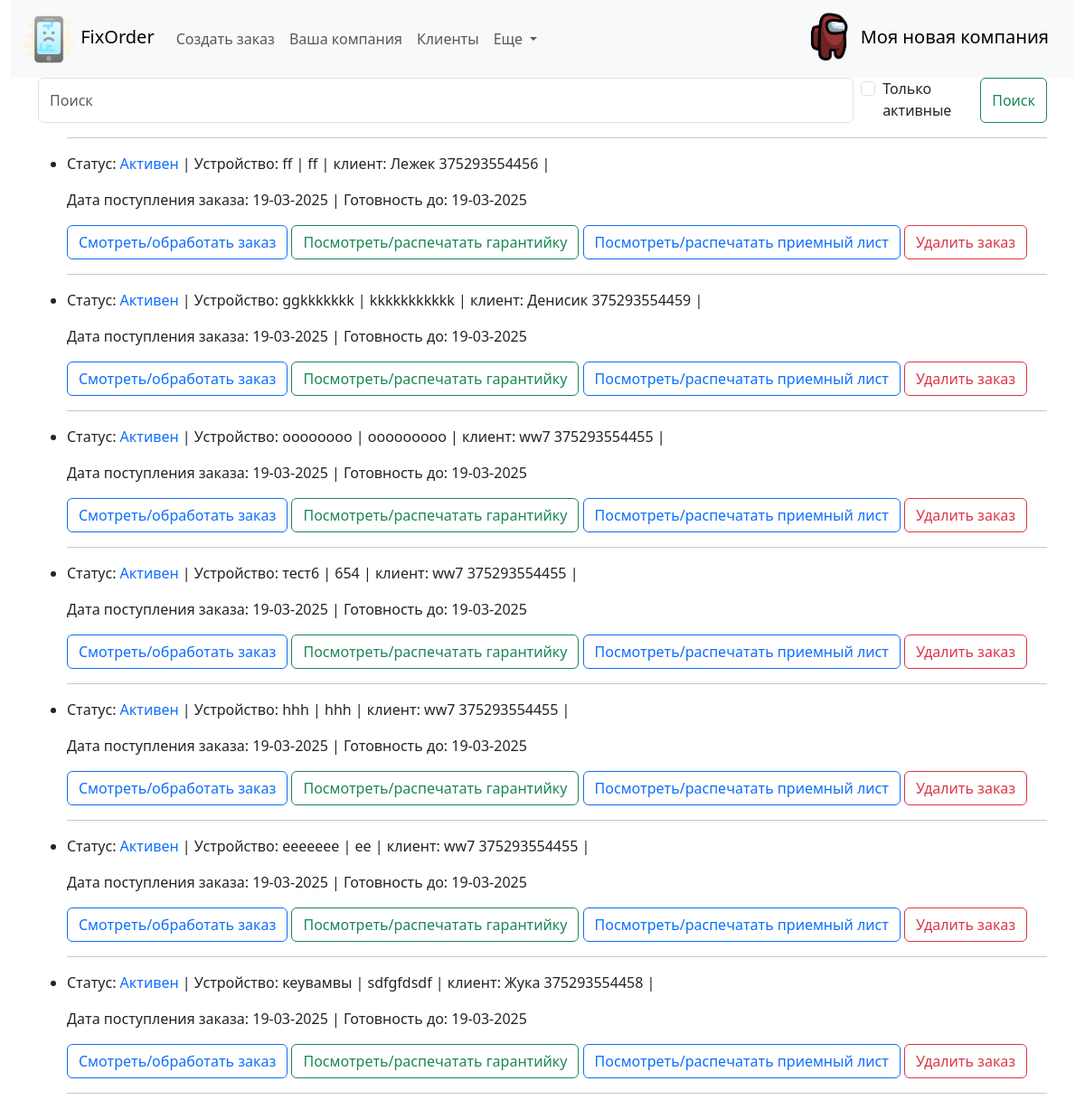
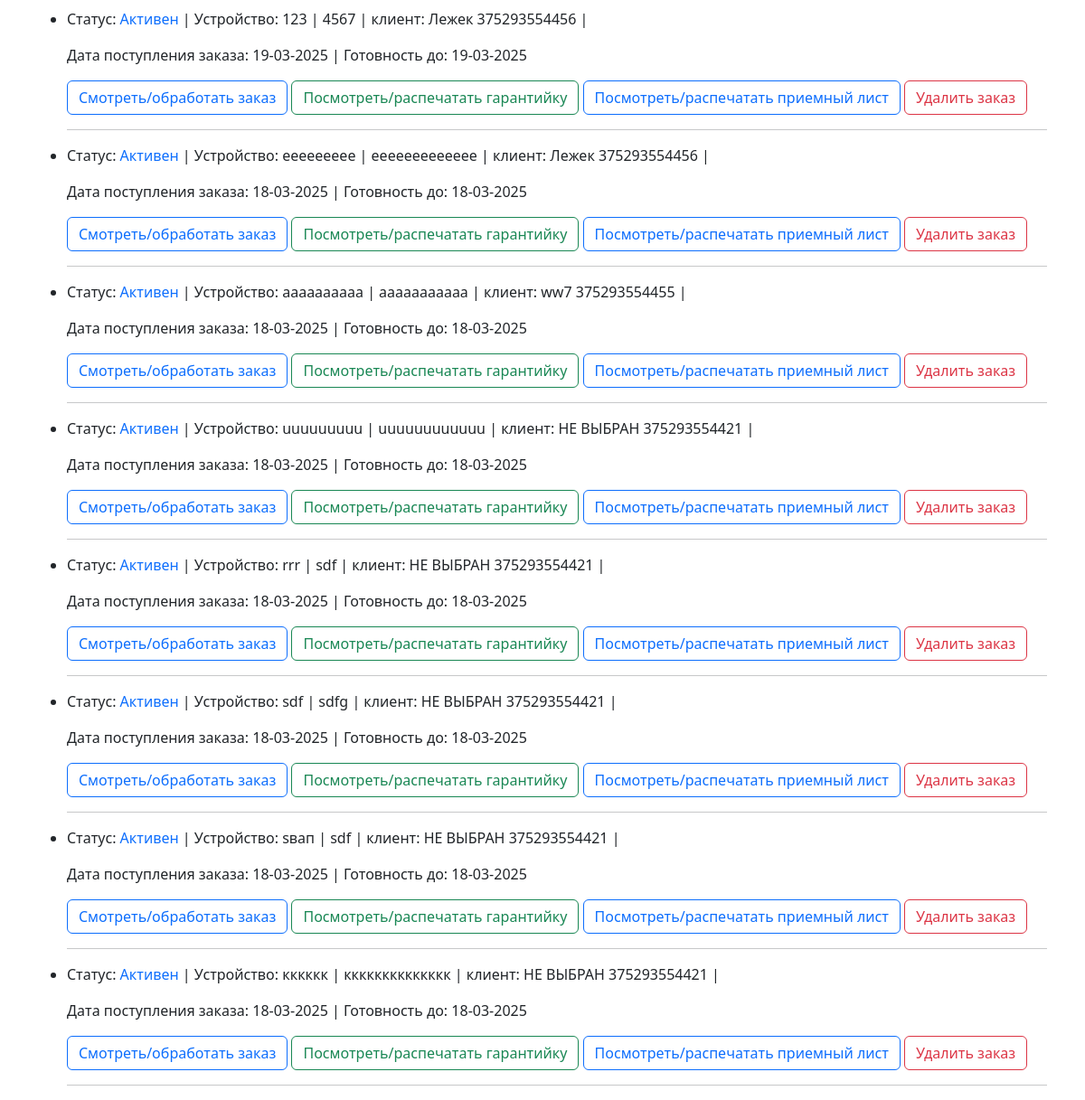
/, run on an earlier commit of the app's database (2 pictures, top to bottom).
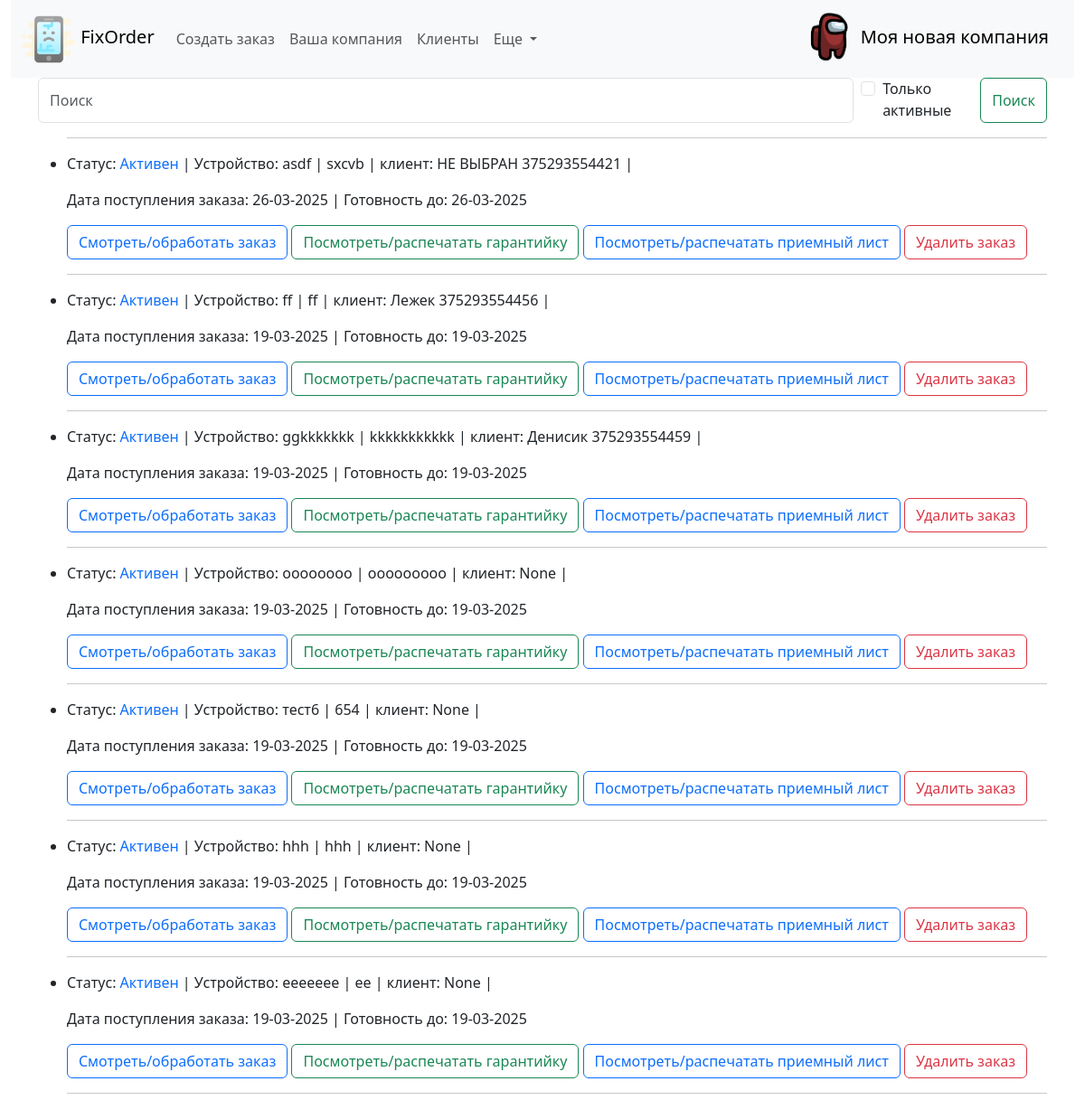
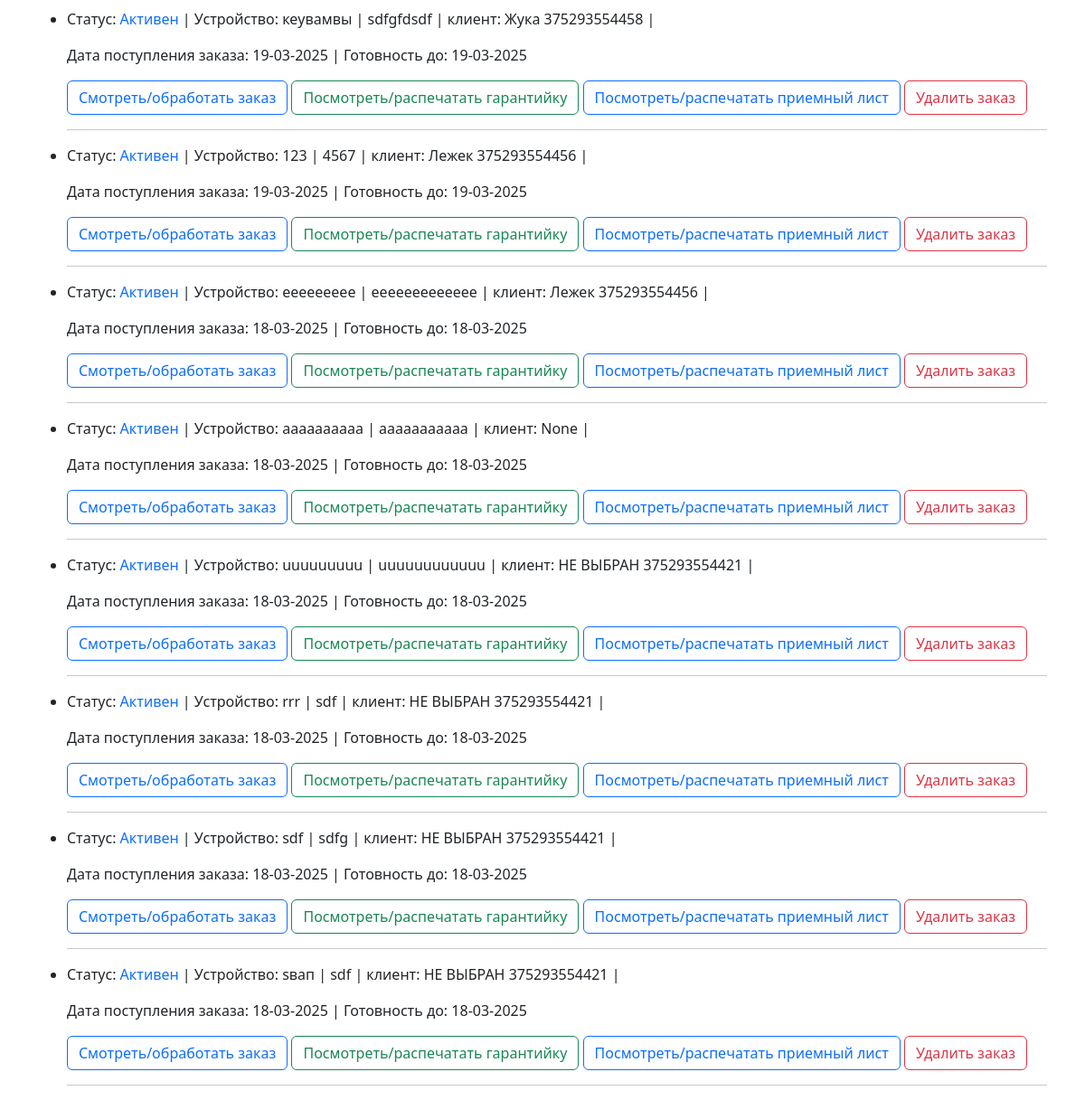
And on a later commit of the database (2 pictures, top to bottom).
### fixorder/models.py (models this page shows, shortened)
class Company(models.Model):
    brand_name = models.CharField(max_length=255, unique=True, db_index=True, verbose_name='Название компании')
    official_name = models.CharField(max_length=255, blank=True, null=True, unique=True, db_index=True, verbose_name='Юридическое наименование')
    unp = models.DecimalField(max_digits=10, decimal_places=2, blank=True, null=True, verbose_name='УНП')
    phone = models.CharField(max_length=20, unique=True, verbose_name='Контактный номер')
    phone1 = models.CharField(max_length=20, blank=True, null=True, unique=True, verbose_name='Контактный номер')
    phone2 = models.CharField(max_length=20, blank=True, null=True, unique=True, verbose_name='Контактный номер')
    telegram = models.CharField(max_length=40, blank=True, null=True, verbose_name='Telegram')
    viber = models.CharField(max_length=20, blank=True, null=True, verbose_name='Viber')
    whatsapp = models.CharField(max_length=20, blank=True, null=True, verbose_name='Whattsapp')
    email = models.EmailField(max_length=50, blank=True, null=True, verbose_name='Электронная почта')
    adress = models.CharField(max_length=255, blank=True, null=True, unique=True, db_index=True, verbose_name='Адрес')
    postal_adress = models.CharField(max_length=255, blank=True, null=True, unique=True, verbose_name='Почтовый адрес')
    official_adress = models.CharField(max_length=255, blank=True, null=True, unique=True, verbose_name='Юридический адрес')
    photo = models.ImageField(upload_to="static/img/", blank=True, null=True, verbose_name="Логотип компании")

class Order(models.Model):
    order_client = models.ForeignKey(Client, related_name='client', null=True, on_delete=models.SET_NULL, verbose_name='Клиент')
    time_create = models.DateTimeField(auto_now_add=True, verbose_name='Дата прихода')
    time_update = models.DateTimeField(auto_now=True, verbose_name='Дата изменения')
    time_demand = models.DateField(blank=True, null=True, verbose_name='Срок ремонта')
    time_away = models.DateTimeField(null=True, blank=True, verbose_name='Дата выдачи')
    device = models.CharField(max_length=255, verbose_name='Устройство')
    defect = models.TextField(max_length=400, verbose_name='Неисправность')
    device_password = models.CharField(max_length=50, blank=True, null=True, verbose_name='Пароль')
    device_exterior = models.TextField(max_length=400, blank=True, null=True, verbose_name='Внешний вид')
    initial_price = models.CharField(max_length=10, blank=True, null=True, verbose_name='Ориентировочная стоимость')
    prepaid = models.FloatField(max_length=10, blank=True, null=True, verbose_name='Предоплата')
    notes = models.TextField(max_length=500, blank=True, null=True, verbose_name='Заметки')
    total_price = models.DecimalField(max_digits=10, decimal_places=2, blank=True, default=0, verbose_name='Итоговая стоимость')
    work = models.CharField(max_length=255, blank=True, null=True, verbose_name='Выполненная работа')
    work_price = models.DecimalField(max_digits=10, decimal_places=2, blank=True, null=True, verbose_name='Цена')
    work_warranty = models.FloatField(max_length=2, blank=True, null=True, verbose_name='Гарантия')
    work1 = models.CharField(max_length=255, blank=True, null=True, verbose_name='Выполненная работа')
    work_price1 = models.DecimalField(max_digits=10, decimal_places=2, blank=True, null=True, verbose_name='Цена')
    work_warranty1 = models.FloatField(max_length=2, blank=True, null=True, verbose_name='Гарантия')
    work2 = models.CharField(max_length=255, blank=True, null=True, verbose_name='Выполненная работа')
    work_price2 = models.DecimalField(max_digits=10, decimal_places=2, blank=True, null=True, verbose_name='Цена')
    work_warranty2 = models.FloatField(max_length=2, blank=True, null=True, verbose_name='Гарантия')
    work3 = models.CharField(max_length=255, blank=True, null=True, verbose_name='Выполненная работа')
    work_price3 = models.DecimalField(max_digits=10, decimal_places=2, blank=True, null=True, verbose_name='Цена')
    work_warranty3 = models.FloatField(max_length=2, blank=True, null=True, verbose_name='Гарантия')
    work4 = models.CharField(max_length=255, blank=True, null=True, verbose_name='Выполненная работа')
    work_price4 = models.DecimalField(max_digits=10, decimal_places=2, blank=True, null=True, verbose_name='Цена')
    work_warranty4 = models.FloatField(max_length=2, blank=True, null=True, verbose_name='Гарантия')
    work5 = models.CharField(max_length=255, blank=True, null=True, verbose_name='Выполненная работа')
    work_price5 = models.DecimalField(max_digits=10, decimal_places=2, blank=True, null=True, verbose_name='Цена')
    work_warranty5 = models.FloatField(max_length=2, blank=True, null=True, verbose_name='Гарантия')
    work6 = models.CharField(max_length=255, blank=True, null=True, verbose_name='Выполненная работа')
    work_price6 = models.DecimalField(max_digits=10, decimal_places=2, blank=True, null=True, verbose_name='Цена')
    work_warranty6 = models.FloatField(max_length=2, blank=True, null=True, verbose_name='Гарантия')
    status = models.ForeignKey(OrderStatus, on_delete=models.DO_NOTHING, default = 4, related_name='related_order', verbose_name='Статус ремонта')
    conclusion = models.TextField(max_length=500, blank=True, null=True, verbose_name='Заключение мастера')
    remain_to_pay = models.DecimalField(max_digits=10, decimal_places=2, null=True, blank=True, default=0,
                                      verbose_name='Осталось оплатить')
    class Meta:
        verbose_name = 'Заказы'
        verbose_name_plural = 'Заказы'
        ordering = ['-time_create']
        indexes = [models.Index(fields=['-time_create'])
                   ]
    def get_absolute_url(self):
        return reverse('order', kwargs={'pk': self.pk})
    def get_warrantydoc_url(self):
        return reverse('warrantydoc', kwargs={'pk': self.pk})
    def get_commingdoc_url(self):
        return reverse('commingdoc', kwargs={'pk': self.pk})
    def get_delete_url(self):
        return reverse('delete', kwargs={'pk': self.pk})

class OrderStatus(models.Model):
    status = models.CharField(max_length=100, unique=True, db_index=True, verbose_name='Статус заказа')
    def __str__(self):
        return self.status

class Client(models.Model):
    name = models.CharField(max_length=255, unique=True, db_index=True, verbose_name='ФИО клиента') #unique=True,
    phone = models.CharField(max_length=20, db_index=True, verbose_name='Контактный номер')
    phone1 = models.CharField(max_length=20, db_index=True, blank=True, null=True, verbose_name='Дополнительный номер')
    telegram = models.CharField(max_length=40, blank=True, null=True, verbose_name='Telegram клиента')
    viber = models.CharField(max_length=20, blank=True, null=True, verbose_name='Viber клиента')
    whatsapp = models.CharField(max_length=20, blank=True, null=True, verbose_name='Whattsapp клиента')
    class Meta:
        verbose_name = 'Клиенты'
        verbose_name_plural = 'Клиенты'
        ordering = ['name']
        indexes = [models.Index(fields=['name'])
                   ]
    def __str__(self):
        return f'{self.name} {self.phone} {self.phone1}'

### fixorder/views.py (the view)
# urls.py: path('', views.Show_orderlist.as_view(), name='orderlist'),
class Show_orderlist(ListView):
    model = Order
    template_name = 'fixorder/orderlist.html'
    context_object_name = 'my_orders'
    paginate_by = 15
    extra_context = {'title': 'Главная страница', 'header': 'Ваши заказы'}
    def get_queryset(self):
        query = self.request.GET.get('q')
        checky = self.request.GET.get('cb')
        if not checky:
            if query:
                query = query.replace("\\", "")
                return Order.objects.filter(
                    Q(order_client__phone__iregex=query) | Q(order_client__name__iregex=query) | Q(
                        order_client__telegram__iregex=query))  # для PosgreSQL можно использовать __icontains
            return super().get_queryset()
        else:
            return Order.objects.filter(status__status="Активен").filter(
                    Q(order_client__phone__iregex=query) | Q(order_client__name__iregex=query) |
            Q(order_client__telegram__iregex=query))

### fixorder/templatetags/fixorder_tags.py (called while the page is built)
@register.simple_tag
def logo_url():
    return static('img/logo.png')

@register.simple_tag
def get_company_name():
    return Company.objects.get(pk=1).brand_name

### fixorder/templates/fixorder/orderlist.html (shortened to what this page needs)
{% extends 'fixorder/base.html' %}
{% block content %}
{% include 'fixorder/search_with_checkbox.html' %}
<ul>
     <hr>
	{% for myo in my_orders %}
    		<li><div>
	<p>Статус: {% if myo.status.status == "Активен" %}<span class="text-primary"> {{myo.status}}</span>
         {% elif myo.status.status == "Готов" %}<span class="text-success"> {{myo.status}}</span>
        {% elif myo.status.status == "Выдан без ремонта" %}<span class="text-secondary"> {{myo.status}}</span>
        {% elif myo.status.status == "Выдан" %}<span class="text-secondary"> {{myo.status}}</span> {% endif %}
                | Устройство: {{myo.device}} | {{myo.defect}} | клиент: {{myo.order_client}} | {{myo.client_phone}}
				</p>
	<p>Дата поступления заказа: {{myo.time_create|date:"d-m-Y"}} | Готовность до: {{myo.time_demand|date:"d-m-Y"}}</p>
<p>
<a href="{{ myo.get_absolute_url }}" class="btn btn-outline-primary">Смотреть/обработать заказ</a>
<a href="{{ myo.get_warrantydoc_url }}" class="btn btn-outline-success">Посмотреть/распечатать гарантийку</a>
<a href="{{ myo.get_commingdoc_url }}" class="btn btn-outline-primary">Посмотреть/распечатать приемный лист</a>
    <a href="{{ myo.get_delete_url }}" class="btn btn-outline-danger">Удалить заказ</a>
</p>
    </div></li>
 <hr>
	{% endfor %}
</ul>
{% endblock %}

### fixorder/templates/fixorder/base.html (shortened to what this page needs)
{% load static %}
{% load fixorder_tags %}
<!DOCTYPE html>
<html lang="en">
<head>
   <link href="{% static 'css/select2.min.css' %}" rel="stylesheet" />
    <link rel="stylesheet" href="{% static 'css/bootstrap.min.css' %}"/>
</head>
<body>
<div id="content">
    <header class="header sticky-top d-flex align-items-center">
        <div class="container-fluid text-center">
            <div class="row">
                <div class="col-12">
                {% include 'fixorder/navbar.html'%}
                </div>
            </div>
        </div>
    </header>
    <div class="container">
        <div class="row">
            <div class="col-12">
                {% block content %}{% endblock content %}
            </div>
        </div>
    </div>
    </div>
</body>
</html>

### fixorder/templates/fixorder/navbar.html (shortened to what this page needs)
{% load fixorder_tags %}
<nav class="navbar navbar-expand-lg bg-body-tertiary">
  <div class="container-fluid">
    <a class="navbar-brand" href="/">
      <img src="/static/img/br_phone.png" alt="" height="60">
      FixOrder
    </a>
    <div class="collapse navbar-collapse" id="navbarSupportedContent">
      <ul class="navbar-nav me-auto mb-2 mb-lg-0">
        <li class="nav-item">
          <a class="nav-link" href="/neworder">Создать заказ</a>
        </li>
        <li class="nav-item">
          <a class="nav-link" href="/company">Ваша компания</a>
        </li>
        <li class="nav-item">
          <a class="nav-link" href="/clientlist">Клиенты</a>
        </li>
        <li class="nav-item dropdown">
          <a class="nav-link dropdown-toggle" href="#" role="button" data-bs-toggle="dropdown" aria-expanded="false">
            Еще
          </a>
        </li>
      </ul>
    </div>
    <a class="navbar-brand" href="/">
      <img src="{% logo_url %}" alt="FixOrder" height="60">
      {% get_company_name %}
    </a>
    </div>
</nav>

### fixorder/templates/fixorder/search_with_checkbox.html
      <form class="d-flex" role="search" method='GET'>
        <input class="form-control me-2" type="search" placeholder="Поиск" aria-label="Search" name='q' value='{{ request.GET.q }}'>
          <br>
          <div class="form-check">
            <input class="form-check-input" type="checkbox" name='cb' value="1" id="flexCheckDefault"  {% if request.GET.cb %} checked {% endif %}>
            <label class="form-check-label" for="flexCheckDefault">
            Только активные
            </label>
            </div>
          <button class="btn btn-outline-success" type="submit">Поиск</button>
      </form>

### fixorder/templates/fixorder/base.html (style rules this page uses)
#content { display: none; }

What changed in the data, as far as the page shows it:
no longer on this page (row unchanged): Order: status "Активен", device "кккккк", defect "кккккккккккккк", order_client "НЕ ВЫБРАН 375293554421", time_create "18-03-2025", time_demand "18-03-2025"
added Order: status "Активен", device "asdf", defect "sxcvb", order_client "НЕ ВЫБРАН 375293554421", time_create "26-03-2025", time_demand "26-03-2025"
changed Order "oooooooo": order_client "ww7 375293554455" → "None"
changed Order "тест6": order_client "ww7 375293554455" → "None"
changed Order "hhh": order_client "ww7 375293554455" → "None"
changed Order "eeeeeee": order_client "ww7 375293554455" → "None"
changed Order "аааааааааа": order_client "ww7 375293554455" → "None"
